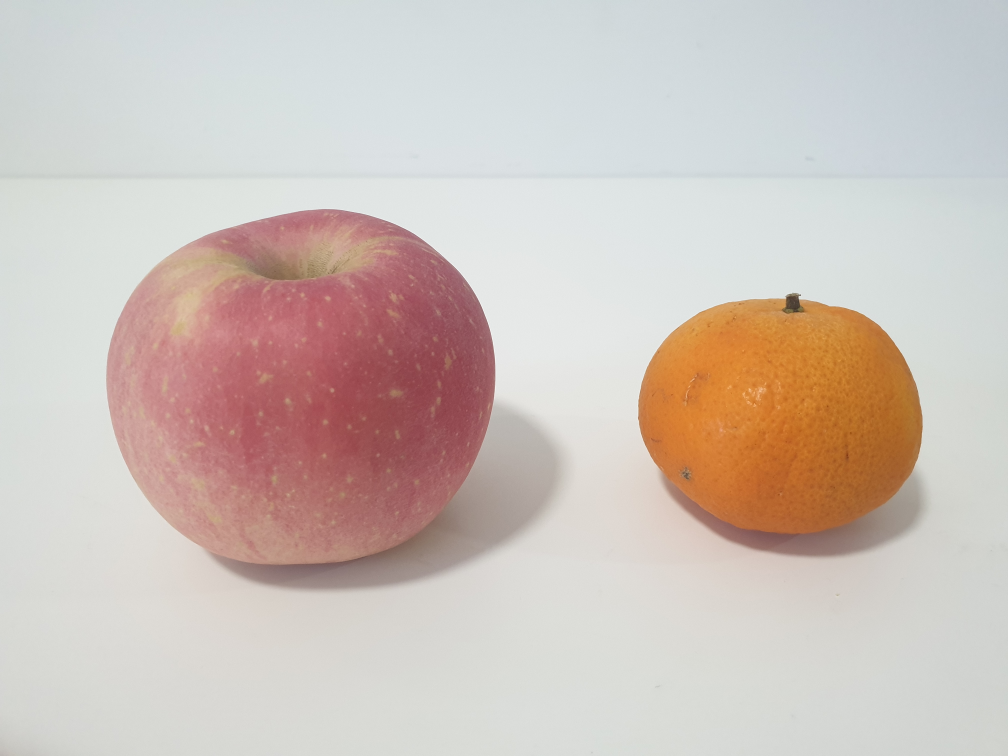
#> input picture SangYoun/ai_cv/openCV_dnn_v2/openCV_dnn_v2/custom/fruit03.jpg, 4032 x 3024 px, given in place of predictions.jpg, which was not available (shown at 1/4 size)
$ jupyter execute --allow-errors AppleCustomYolo.ipynb   (shell and % lines are left out)   (text cells are left out)
#> lines starting #> are read from the running program, lines starting #| are printed output that depends on the picture
[cell 1]
from google.colab import drive
#> (the rest of this cell did not finish here and is left out)

[cell 2]
import os
if not os.path.exists('/usr/local/cuda/include/cudnn.h'):
    !tar -xzvf /content/gdrive/My\ Drive/darknet/cuDNN/cudnn-10.1-linux-x64-v7.6.5.32.tgz -C /usr/local/
    !chmod a+r /usr/local/cuda/include/cudnn.h

[cell 3]
import os
if not os.path.exists('darknet'):
    os.makedirs('darknet')
%cd darknet

[cell 4]
def imShow(path):
#> called with path = 'predictions.jpg'
  import cv2
  import matplotlib.pyplot as plt
  %matplotlib inline

  image = cv2.imread(path)
#> image is the input picture: shape (3024, 4032, 3); mean B, G, R 187.4, 194.1, 206.5
  height, width = image.shape[:2]
#> height = 3024; width = 4032
  resized_image = cv2.resize(image,(3*width, 3*height), interpolation = cv2.INTER_CUBIC)

  fig = plt.gcf()
  fig.set_size_inches(18, 10)
  plt.axis("off")
  #plt.rcParams['figure.figsize'] = [10, 5]
  plt.imshow(cv2.cvtColor(resized_image, cv2.COLOR_BGR2RGB))
  plt.show()
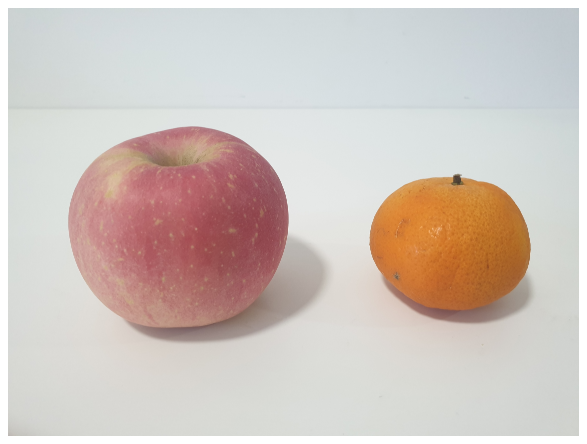
#> figure drawn by matplotlib, 1 panel


def upload():
  from google.colab import files
  uploaded = files.upload()
  for name, data in uploaded.items():
    with open(name, 'wb') as f:
      f.write(data)
      print ('saved file', name)
def download(path):
  from google.colab import files
  files.download(path)

[cell 5]
imShow('predictions.jpg')
#> (the rest of this cell did not finish here and is left out)

[cell 6]
if os.path.exists('./backup'):
    !cp -r ./backup "/content/gdrive/My Drive/darknet"

if not os.path.exists('./backup'):
    os.makedirs('./backup')
    !cp -r "/content/gdrive/My Drive/darknet/backup/apple-train-yolo_final.weights" ./backup

[cell 7]

imShow('predictions.jpg')
#> (the rest of this cell did not finish here and is left out)


$ run again, on SangYoun/ai_cv/openCV_dnn_v2/openCV_dnn_v2/custom/fruit04.jpg
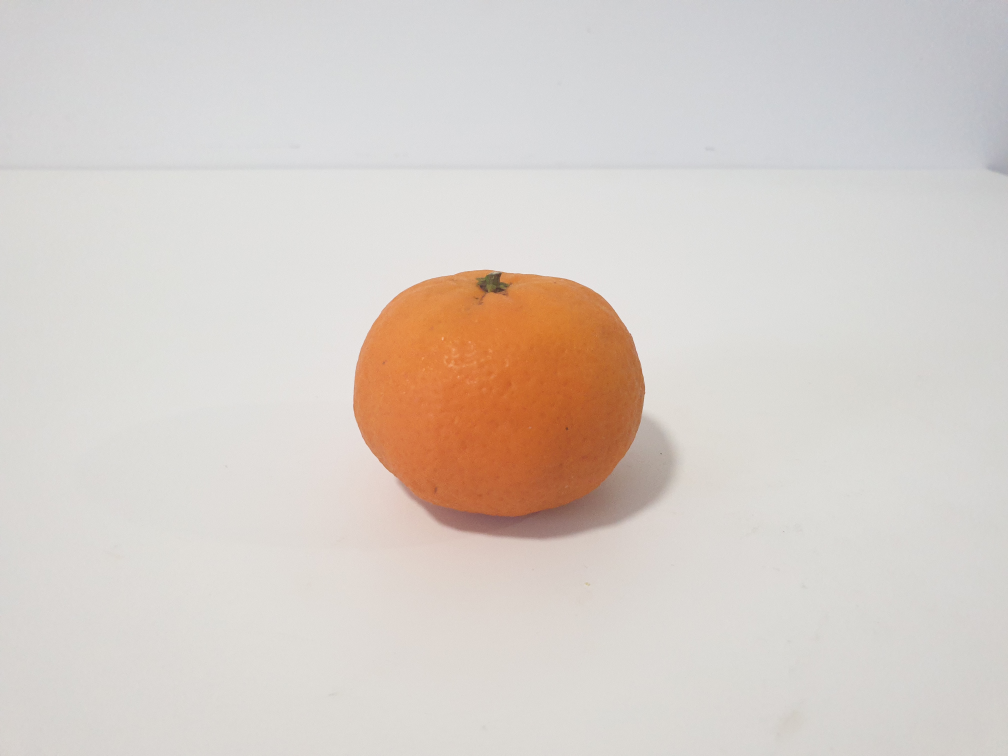
#> input picture SangYoun/ai_cv/openCV_dnn_v2/openCV_dnn_v2/custom/fruit04.jpg, 4032 x 3024 px, given in place of predictions.jpg, which was not available (shown at 1/4 size)
#> in imShow, image is the input picture: shape (3024, 4032, 3); mean B, G, R 201.1, 207.2, 215.7
#> in imShow, `plt.show()`:
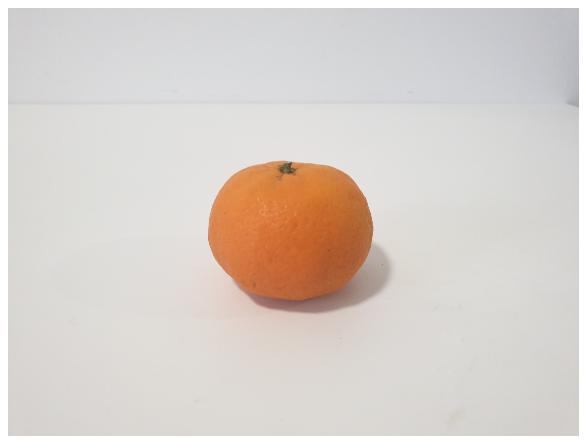
#> figure drawn by matplotlib, 1 panel
